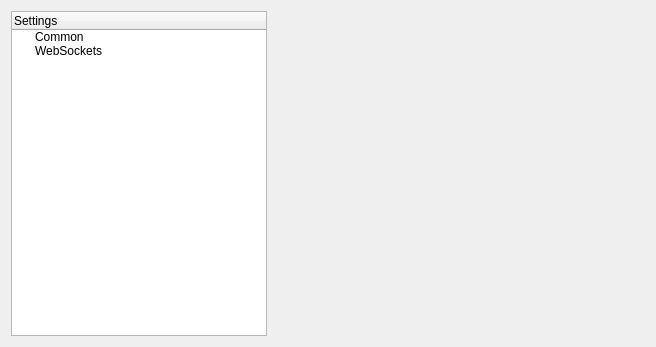
<?xml version="1.0" encoding="UTF-8"?>
<ui version="4.0">
 <class>Setting</class>
 <widget class="QWidget" name="Setting">
  <property name="geometry">
   <rect>
    <x>0</x>
    <y>0</y>
    <width>656</width>
    <height>347</height>
   </rect>
  </property>
  <property name="windowTitle">
   <string>Setting</string>
  </property>
  <layout class="QHBoxLayout" name="horizontalLayout">
   <item>
    <widget class="QTreeWidget" name="treeWidget">
     <property name="sizePolicy">
      <sizepolicy hsizetype="Minimum" vsizetype="Expanding">
       <horstretch>0</horstretch>
       <verstretch>0</verstretch>
      </sizepolicy>
     </property>
     <column>
      <property name="text">
       <string>Settings</string>
      </property>
     </column>
     <item>
      <property name="text">
       <string>Common</string>
      </property>
     </item>
     <item>
      <property name="text">
       <string>WebSockets</string>
      </property>
     </item>
    </widget>
   </item>
   <item>
    <spacer name="horizontalSpacer">
     <property name="orientation">
      <enum>Qt::Orientation::Horizontal</enum>
     </property>
     <property name="sizeType">
      <enum>QSizePolicy::Policy::Minimum</enum>
     </property>
     <property name="sizeHint" stdset="0">
      <size>
       <width>20</width>
       <height>20</height>
      </size>
     </property>
    </spacer>
   </item>
   <item>
    <widget class="QStackedWidget" name="stackedWidget">
     <property name="minimumSize">
      <size>
       <width>350</width>
       <height>0</height>
      </size>
     </property>
     <property name="currentIndex">
      <number>0</number>
     </property>
     <widget class="QWidget" name="pageCommon"/>
     <widget class="QWidget" name="pageWebSocket"/>
    </widget>
   </item>
  </layout>
 </widget>
 <resources/>
 <connections/>
</ui>
